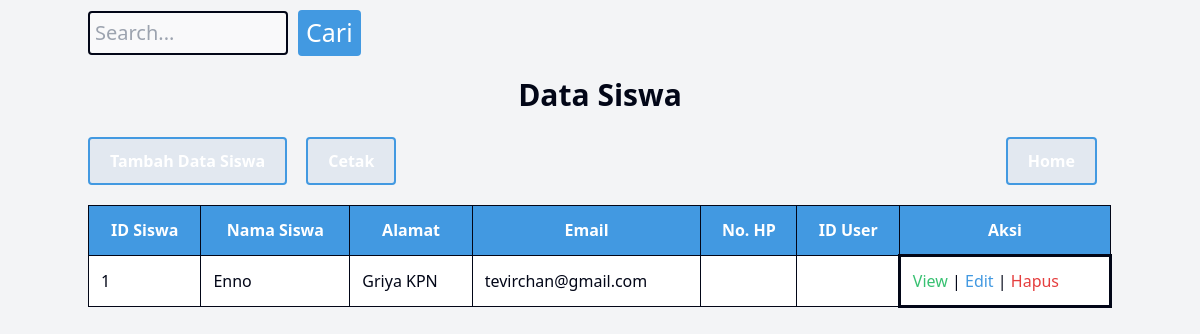
The app's page /perpustakaan/public/dashboard/data/dashboardsiswa.php, older data.
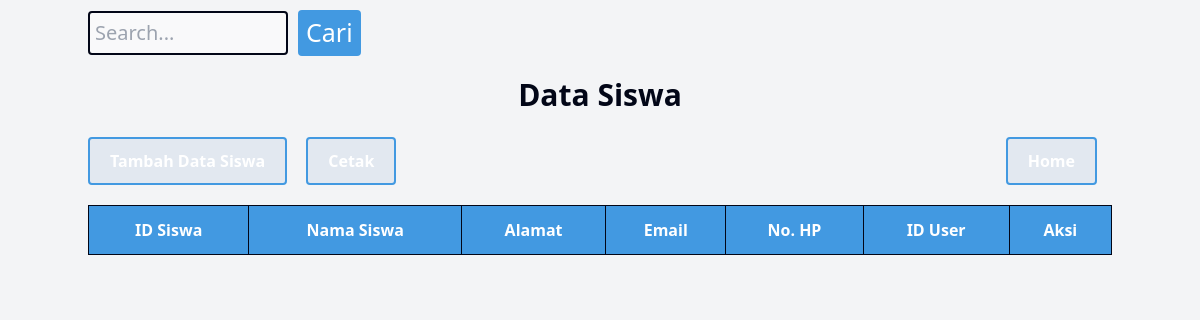
The same page, newer data.
### tables this page shows
CREATE TABLE `siswa` (
  `idsiswa` int(11) NOT NULL,
  `nama` varchar(255) DEFAULT NULL,
  `alamat` text DEFAULT NULL,
  `email` varchar(100) DEFAULT NULL,
  `no_hp` varchar(20) DEFAULT NULL,
  `users_id` int(11) DEFAULT NULL
);

### perpustakaan/public/dashboard/data/dashboardsiswa.php (the view, shortened to what this page needs)
<?php
	include_once("../../../config/koneksi.php");
?>
<!DOCTYPE html>
<html>
<head>
	<link rel="stylesheet" href="../../css/output.css">
</head>
<body class="bg-gray-100">
	<div class="container mx-auto py-8">
	<form action="dashboardsiswa.php" method="GET" class="mb-4">
		<div class="search-container">
            <input type="text" name="cari" placeholder="Search..." class="border border-gray-400 rounded-md px-2 py-1" style="font-size: 20px;">
            <input type="submit" value="Cari" class="btn bg-blue-500 text-white px-4 py-1 rounded-md" style="font-size: 25px;">
        </div>
	</form>
	<table border="1">
		<h1> Data Siswa </h1>
		<nav>
			<div>
				<a href="../../siswa/view/tambah.php" class="btn bg-blue-500 text-white">Tambah Data Siswa</a>
				<a href="../../siswa/view/cetak.php" target="_blank" class="btn bg-blue-500 text-white">Cetak</a>
			</div>
            <div>
                <a href="../dashboard.php" class="btn bg-blue-500 text-white">Home</a>
            </div>
		</nav>
			<?php
				if (isset($_GET['cari'])) {
					$cari = $_GET['cari'];
					$ambildata = mysqli_query($kon, "SELECT * FROM siswa WHERE idsiswa LIKE '%".$cari."%' OR nama LIKE '%".$cari."%'");
				} else {
					$ambildata = mysqli_query($kon, "SELECT * FROM siswa ORDER BY idsiswa ASC ");
				}
			?>
		<tr>
			<th class="border border-gray-400 px-4 py-2 text-center"> ID Siswa </th>
			<th class="border border-gray-400 px-4 py-2 text-center"> Nama Siswa </th>
			<th class="border border-gray-400 px-4 py-2 text-center"> Alamat </th>
			<th class="border border-gray-400 px-4 py-2 text-center"> Email </th>
            <th class="border border-gray-400 px-4 py-2 text-center"> No. HP </th>
            <th class="border border-gray-400 px-4 py-2 text-center"> ID User </th>
			<th class="border border-gray-400 px-4 py-2 text-center"> Aksi </th>
		</tr>
		<tbody>
		<?php
			while ($userAmbilData = mysqli_fetch_array($ambildata)) {
				echo "<tr>";
					echo "<td class='border border-gray-400 px-4 py-2'>" . $idsiswa = $userAmbilData['idsiswa'] . "</td>";
					echo "<td class='border border-gray-400 px-4 py-2'>" . $nama = $userAmbilData['nama'] . "</td>";
					echo "<td class='border border-gray-400 px-4 py-2'>" . $alamat = $userAmbilData['alamat'] . "</td>";
					echo "<td class='border border-gray-400 px-4 py-2'>" . $email = $userAmbilData['email'] . "</td>";
                    echo "<td class='border border-gray-400 px-4 py-2'>" . $no_hp = $userAmbilData['no_hp'] . "</td>";
                    echo "<td class='border border-gray-400 px-4 py-2'>" . $users_id = $userAmbilData['users_id'] . "</td>";
					echo "<td>
							<a href='../../siswa/view/view.php?idsiswa=" . $userAmbilData['idsiswa'] . "' class='btn btn-view'> View </a> |
							<a href='../../siswa/view/update.php?idsiswa=" . $userAmbilData['idsiswa'] . "' class='btn btn-edit'> Edit </a> |
							<a href='../../siswa/Controller/siswahapus.php?idsiswa=" . $userAmbilData['idsiswa'] ."' class='btn btn-hapus'> Hapus </a>
						</td>";
				echo "</tr>";
			}
		?>
		</tbody>
	</table>
	</div>
</body>
</html>

Row changes from the older to the newer data that the page shows:
removed siswa: idsiswa "1", nama "Enno", alamat "Griya KPN", email "tevirchan@gmail.com"
